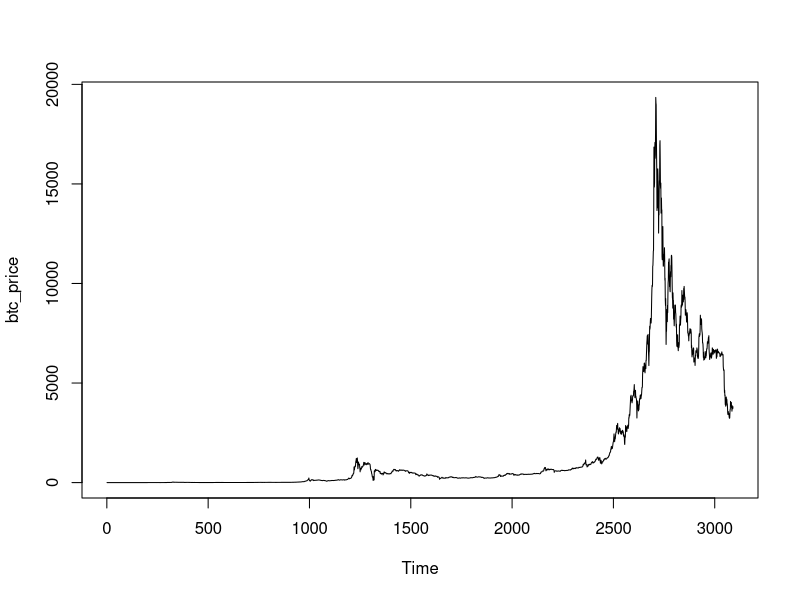
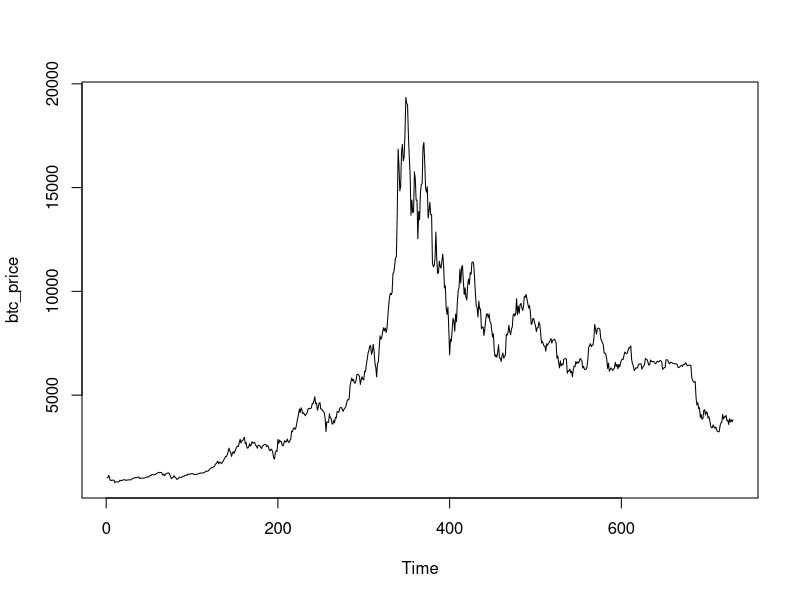
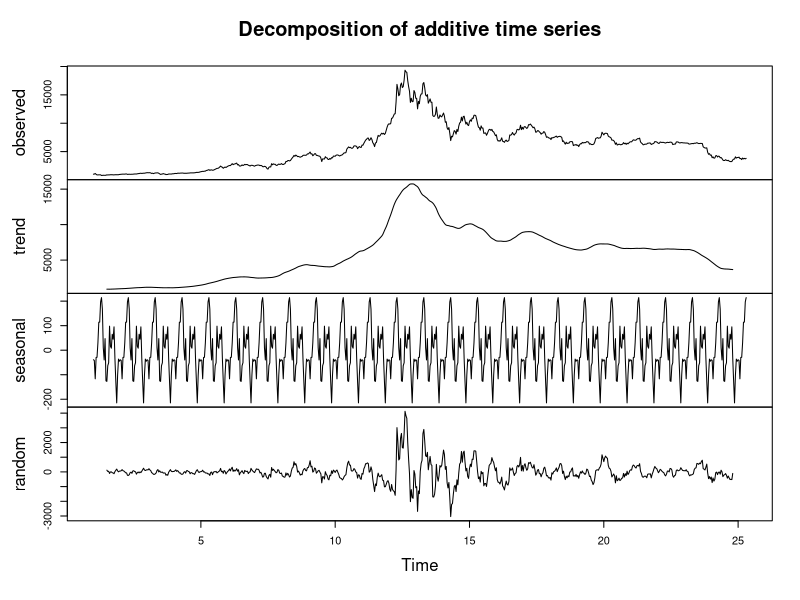
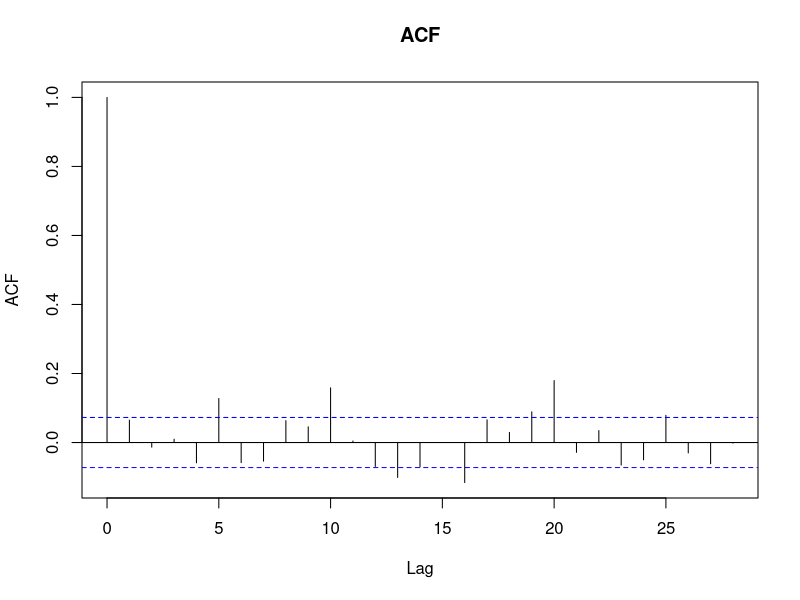
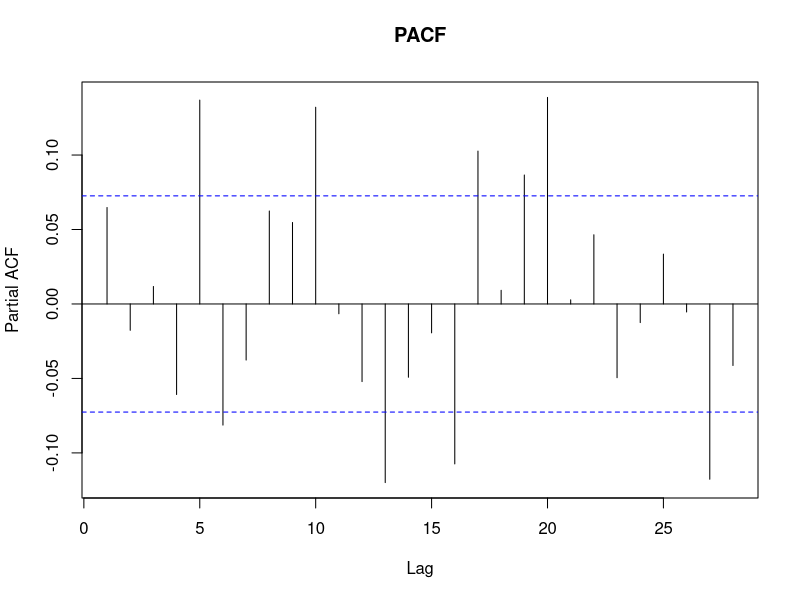
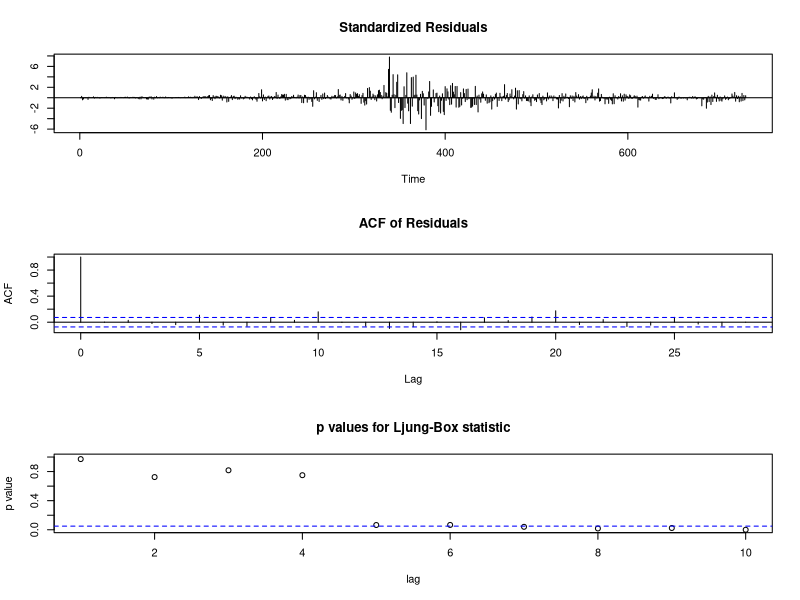
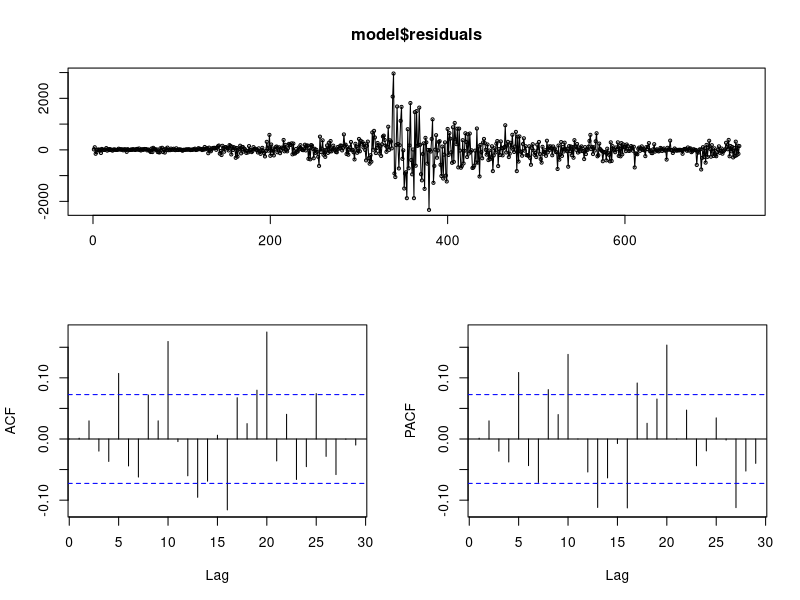
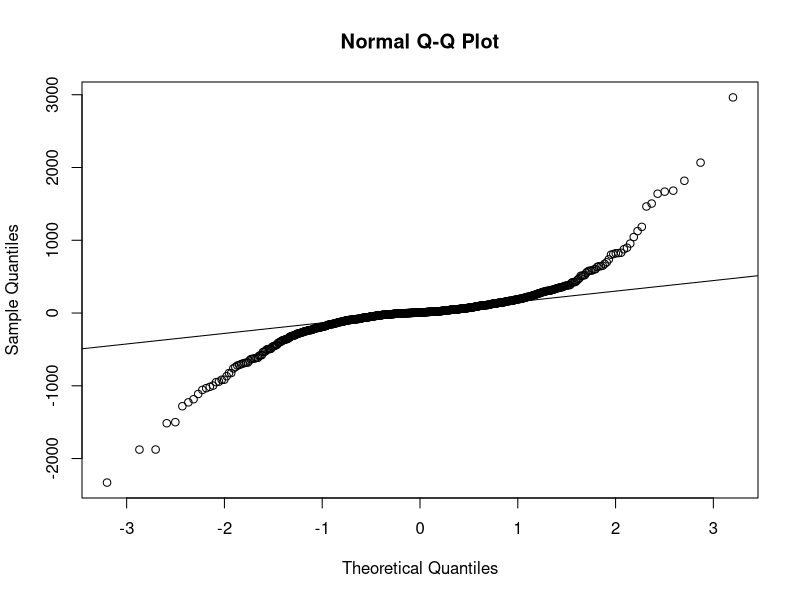

Reproduce these figures in R, in order. (Note: this script raises an error after producing the figures.)
coin_data <- read.csv("imp_coin.csv")[-c(1,4,5,6)]

library(forecast)
library(tseries)

error_plot <- function(model) {
  tsdiag(model)
  tsdisplay(model$residuals)
  Box.test(model$residuals)
  qqnorm(model$residuals)
  qqline(model$residuals)
}

stationary_test_with_diff <- function(data_set) {
  # p-value is 0.07 so we reject the null hypotesis, the data is stationary
  test_1 = adf.test(data_set, alternative = "stationary")
  if (test_1$p.value < 0.05) {
    return(data_set)
  } else {
    diff_value = ndiffs(data_set)
    print(diff_value)
    diff_data = diff(data_set,diff_value)
    test_2 = adf.test(diff_data, alternative = "stationary")
    if (test_2$p.value < 0.05) {
      return(diff_data)
    }
  }
}

plot.ts(coin_data[2])
# 2017-01-01 to 2019-01-01
data_2017_2019 = tail(coin_data[2], 730)
plot.ts(data_2017_2019)
tsData = ts(data_2017_2019,frequency = 30)
int_rate_data.ts = decompose(tsData)
plot(int_rate_data.ts)

diff_data = stationary_test_with_diff(data_2017_2019[,1])
mean(diff_data)
acf(diff_data, main='ACF')
pacf(diff_data, main='PACF')

fit_auto<- auto.arima(diff_data, trace=TRUE)
fit_auto
error_plot(fit_auto)
# AR order, the degree of differencing, and the MA order.


predict(int_rate_data.arima,n.ahead = 5)
plot(forecast(int_rate_data.arima, h=20))

# log data
log_data_2010_2019 = log(coin_data[2])
plot.ts(log_data_2010_2019)
arima(log_data_2010_2019[,1],order=c(4,1,2))

diff_data = stationary_test_with_diff(log_data_2010_2019[,1])
mean(diff_data)
acf(diff_data, main='ACF')
pacf(diff_data, main='PACF') # 2

fit_auto<- auto.arima(diff_data, trace=TRUE)
error_plot(fit_auto)
error_plot(arima(log_data_2010_2019[,1],order=c(4,1,2)))
